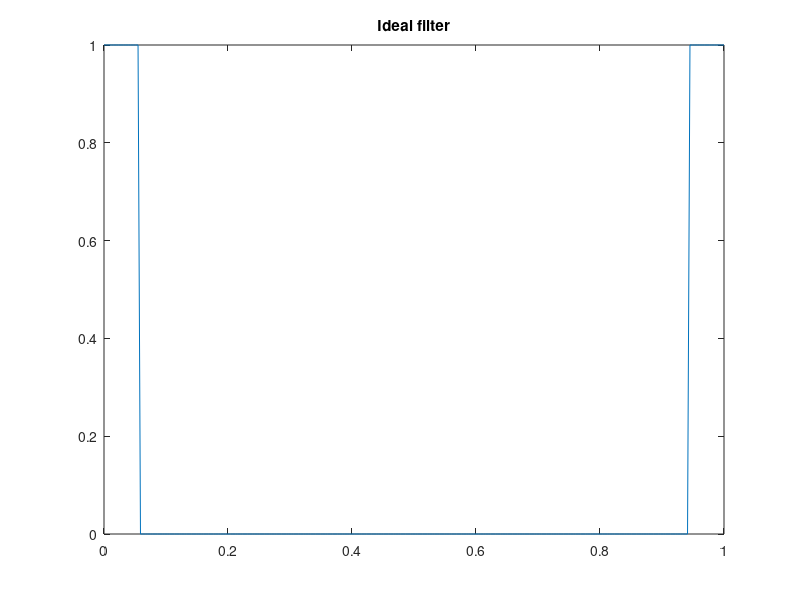
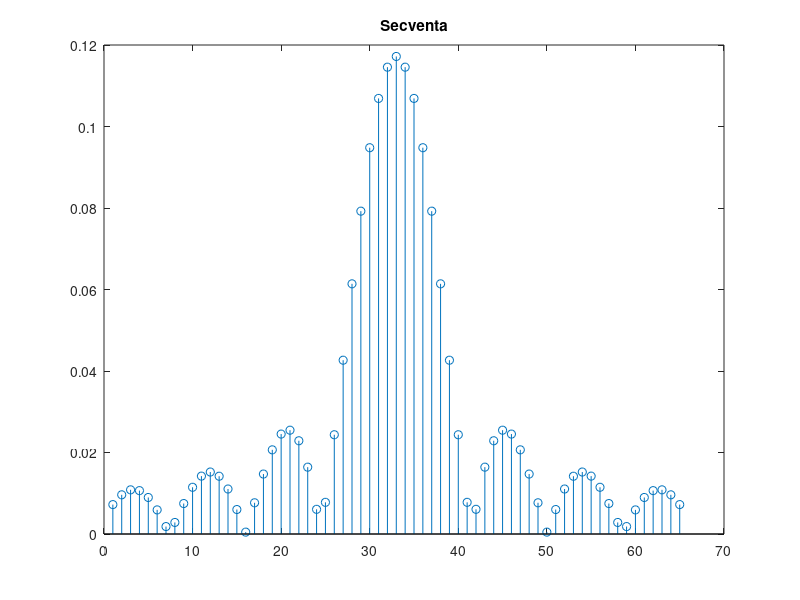
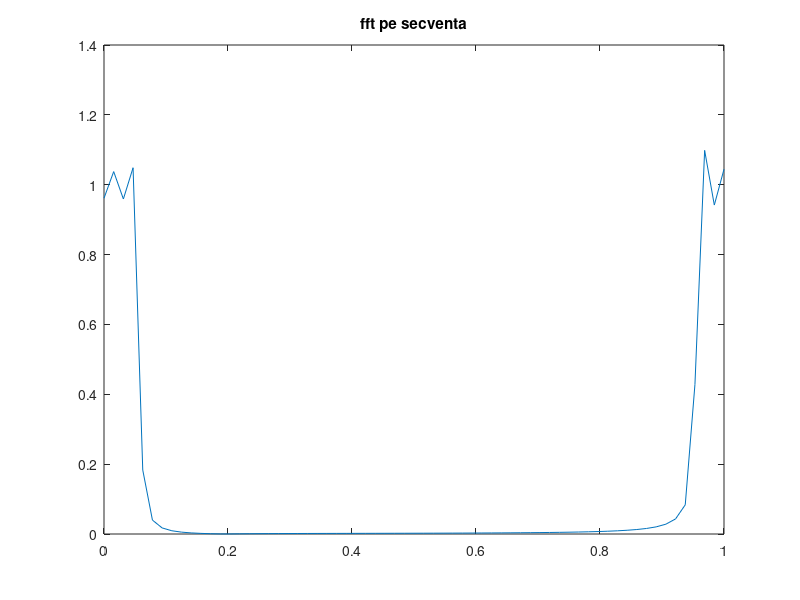
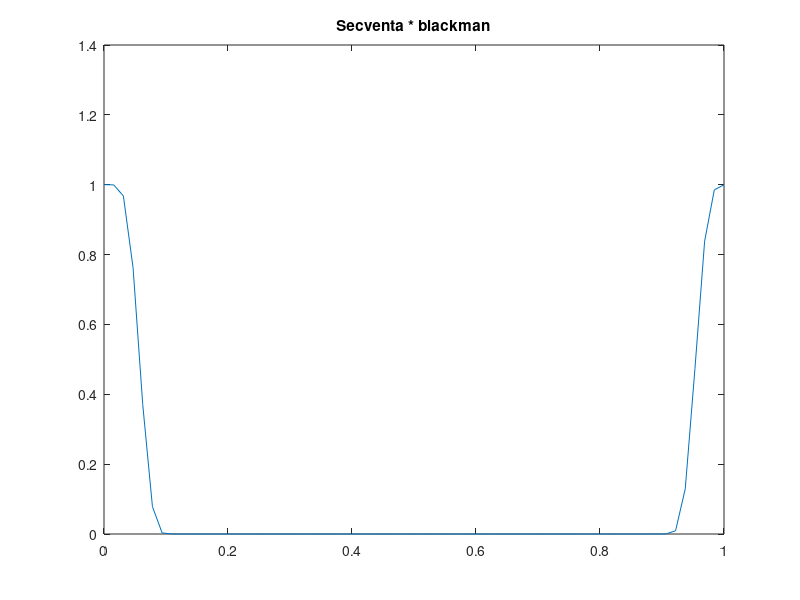

MATLAB code for these plots, in order:
N=256;
sig = zeros(1,N);
fs = 4000;

for i=1:N
   if i/N*fs < fs/16
    sig(i) = 1;
   end
end
sig(N/2+1:N) = wrev(sig(1:N/2));

figure;
plot(linspace(0,1,256),sig)
title('Ideal filter');

hk = ifftshift(ifft(sig));

for i=1:N
    if hk(i) == max(hk);
        maxelem = i;
    end
end
maxelem;
129 - 32;
129 + 32;
esantioane = hk(97:161);

figure;
stem(abs(esantioane));
title('Secventa');

figure;
fftsecventa = fft(esantioane);
plot(linspace(0,1,65),abs(fftsecventa))
title('fft pe secventa')


figure;
hk = esantioane .* blackman(65)';
black = fft(hk);
plot(linspace(0,1,65),abs(black))
title('Secventa * blackman');

N = 64;
f = 3000;
fs = 64000;
ns = 1:N;
sig = sin(2*pi*f*ns/fs);
figure;
stem(sig);
hold on;
stem(conv(sig,hk));
title('The filter effects');